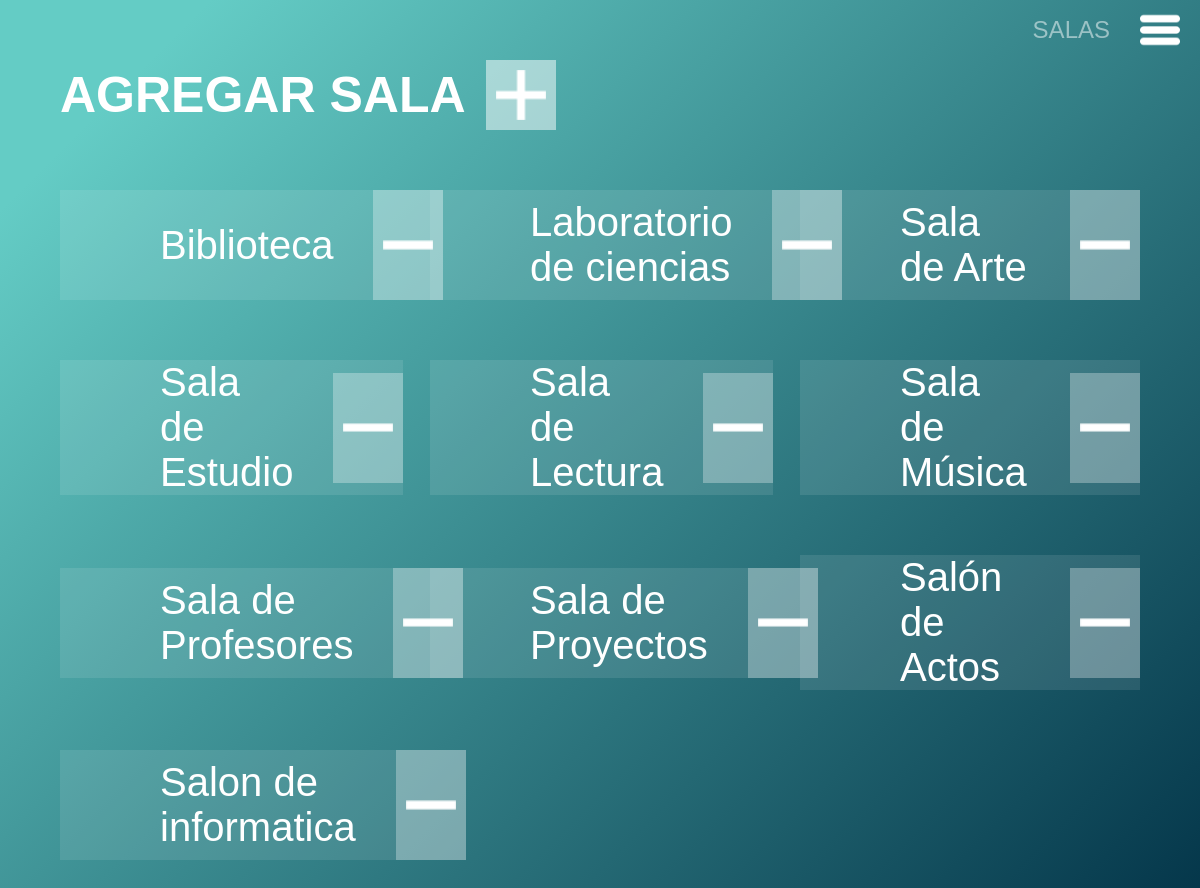
/vista/salas.php, run on an earlier commit of the app's database.
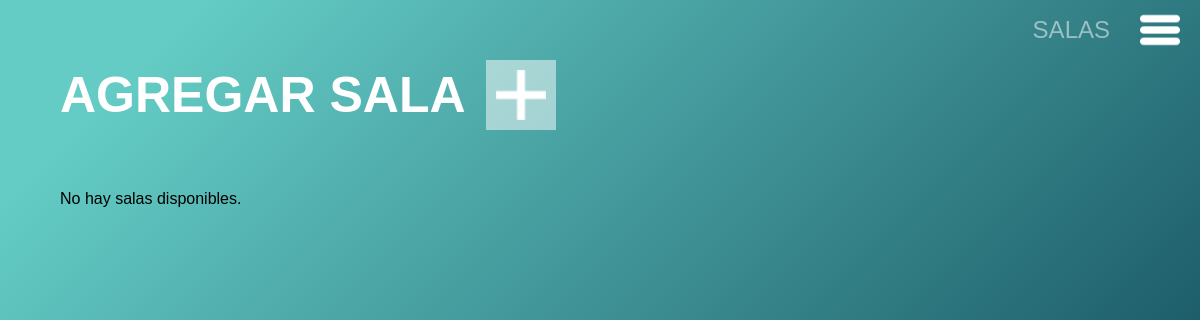
And on a later commit of the database.
### tables this page shows
CREATE TABLE sala(
    nombre VARCHAR(30) PRIMARY KEY,
    capacidad INT(4) NOT NULL,
    localidad VARCHAR(20) NOT NULL
);

### controlador/SalaController.php (called while the page is built, shortened)
<?php
require_once('../modelo/SalaModel.php');
class SalaController {
    private $salaModel;
    public function __construct($conexion) {
        $this->salaModel = new SalaModel($conexion);
    }
    public function listarSalas() {
        try {
            return $this->salaModel->obtenerSalas();
        } catch (Exception $e) {
            echo $e->getMessage();
            exit;
        }
    }
}
?>

### modelo/SalaModel.php (called while the page is built, shortened)
<?php
class SalaModel {
    private $conexion;
    public function __construct($conexion) {
        $this->conexion = $conexion;
    }
    public function obtenerSalas() {
        $consulta = "SELECT nombre FROM sala";
        $resultado = $this->conexion->query($consulta);
        return $resultado;
    }
}
?>

### vista/salas.php (the view, shortened to what this page needs)
<!DOCTYPE html>
<html lang="en">
<head>
    <link rel="stylesheet" href="css/index.css">
    <link rel="stylesheet" href="css/menu.css">
</head>
<body>
    <nav>
        <div class="menu-btn">
            <p class="apartado">SALAS</p>
            <img src="img/menu.png" class="menu-icon">
        </div>
    </nav>
    <section>
        <div class="agregar">
            <h1>AGREGAR SALA</h1>
            <img class="mas" src="img/Mas.png" alt="" id="openForm">
        </div>
        <div class="contenedor">
            <div class="salas">
                <?php
                require_once('../controlador/SalaController.php');
                require_once('../controlador/bd.php');
                $controller = new SalaController($conexion);
                $salas = $controller->listarSalas();
                if ($salas->num_rows > 0) {
                    while ($sala = $salas->fetch_assoc()) {
                        echo "<div class='item'>
                                <div class='fondo'>
                                    <p>" . htmlspecialchars($sala['nombre']) . "</p>
                                    <img src='img/Menos.png' alt='Eliminar Sala' class='menos'>
                                </div>
                            </div>";
                    }
                } else {
                    echo "<p>No hay salas disponibles.</p>";
                }
                ?>
            </div>
        </div>
    </section>
</body>
</html>

### vista/css/index.css (style rules this page uses)
* { margin: 0; padding: 0; font-family: 'Sawarabi Gothic', sans-serif; }
body { background: linear-gradient(135deg, rgba(100,204,197,1) 10%, rgba(4,54,74,1) 100%); background-attachment: fixed; font-family: 'Sawarabi Gothic', sans-serif; }
.apartado { color: rgb(255, 255, 255, 0.5); font-size: 24px; margin-right: 30px; }
.agregar { display: flex; align-items: center; margin-top: 5%; margin-left: 5%; }
.agregar h1 { font-size: 50px; margin-right: 20px; color: white; }
.mas { background-color: rgb(255, 255, 255, 0.5); padding: 10px; width: 50px; height: 50px; object-fit: contain; }
.contenedor { margin-top: 5%; display: flex; justify-content: center; align-items: center; }
.salas { display: flex; flex-wrap: wrap; justify-content: space-between; gap: 20px; width: 90%; margin: auto 0px; }
body, input, select, textarea { font-family: 'Sawarabi Gothic'; }
.item { display: flex; align-items: center; width: calc(33.33% - 20px); margin-bottom: 40px; }
.fondo { background-color: rgba(255, 255, 255, 0.1); display: flex; align-items: center; }
.item p { font-size: 40px; padding-right: 40px; padding-left: 100px; color: white; }
.menos { background-color: rgb(255, 255, 255, 0.3); padding-left: 10px; padding-right: 10px; padding-top: 30px; padding-bottom: 30px; width: 50px; height: 50px; object-fit: contain; }

### vista/css/menu.css (style rules this page uses)
nav { display: flex; justify-content: space-between; align-items: center; top: 20px; position: relative; z-index: 4; }
.menu-btn { display: flex; cursor: pointer; justify-content: center; align-items: center; position: absolute; right: 20px; top: -10px; }
.menu-icon { width: 40px; height: 40px; object-fit: contain; z-index: 5; }

What changed in the data, as far as the page shows it:
removed sala: nombre "Biblioteca"
removed sala: nombre "Laboratorio de ciencias"
removed sala: nombre "Sala de Arte"
removed sala: nombre "Sala de Estudio"
removed sala: nombre "Sala de Lectura"
removed sala: nombre "Sala de Música"
removed sala: nombre "Sala de Profesores"
removed sala: nombre "Sala de Proyectos"
removed sala: nombre "Salón de Actos"
removed sala: nombre "Salon de informatica"
Also different on the page:
text now shown: "No hay salas disponibles."
